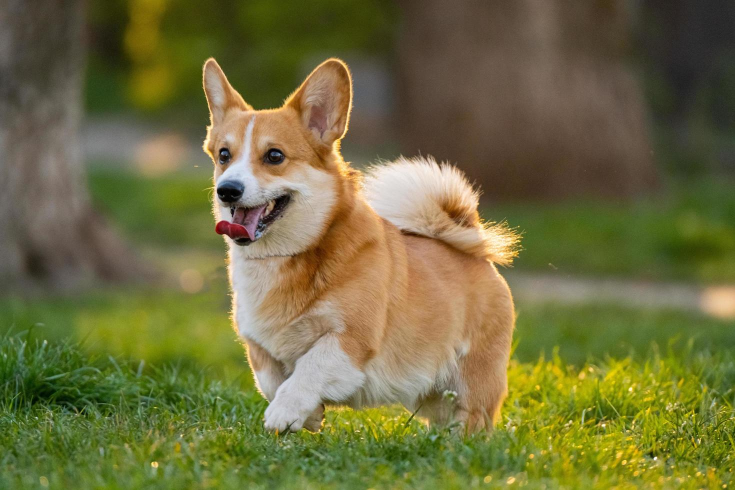
#> input picture data/dogs.jpg, 1470 x 980 px (shown at 1/2 size)
$ python 'edge detection.py'
#> lines starting #> are read from the running program, lines starting #| are printed output that depends on the picture; after the words box and inside, x2 and y2 are one past the last pixel; in counts of white or black regions, pixels touching at a corner belong together
import numpy as np
import os
import cv2

org = cv2.imread(os.path.join('.','data','dogs.jpg'))
#> org is the input picture: shape (980, 1470, 3); mean B, G, R 62, 109, 112
org = cv2.resize(org,(700,900))
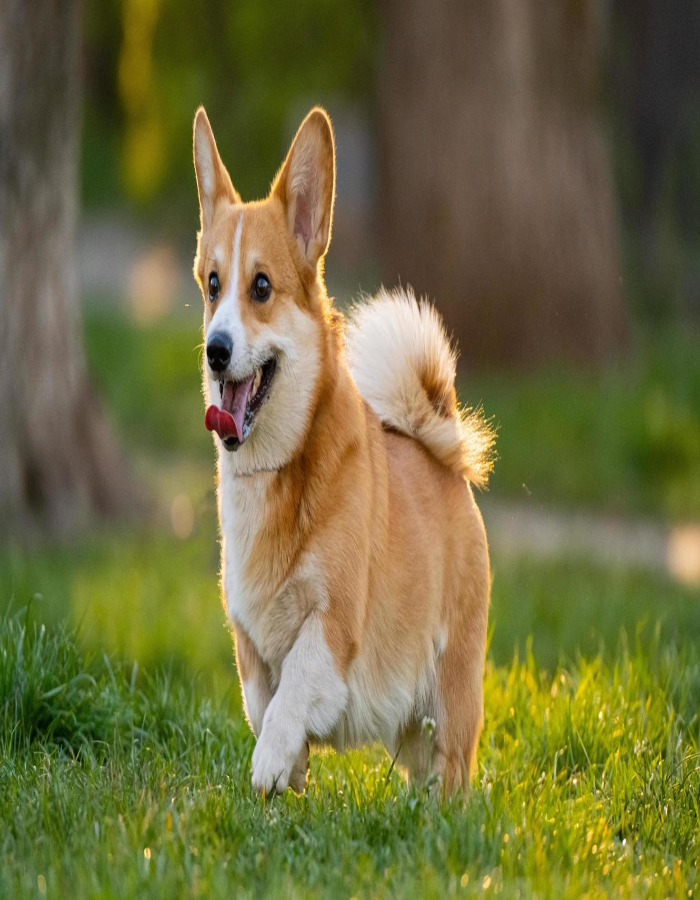
#> org: shape (900, 700, 3); mean B, G, R 61.9, 108.9, 111.9
edge = cv2.Canny(org,50,150)
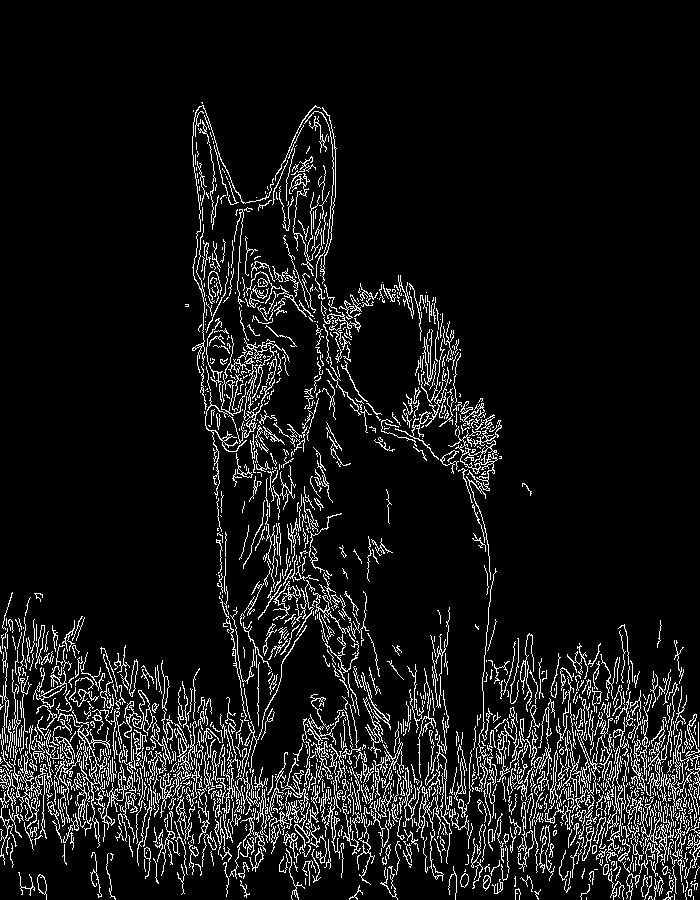
#> edge: shape (900, 700); 8.6% white in thin lines or dots, all inside (x1, y1, x2, y2) = (0, 102, 700, 900)
edge_d = cv2.dilate(edge,np.ones((5,5),dtype = np.int8))
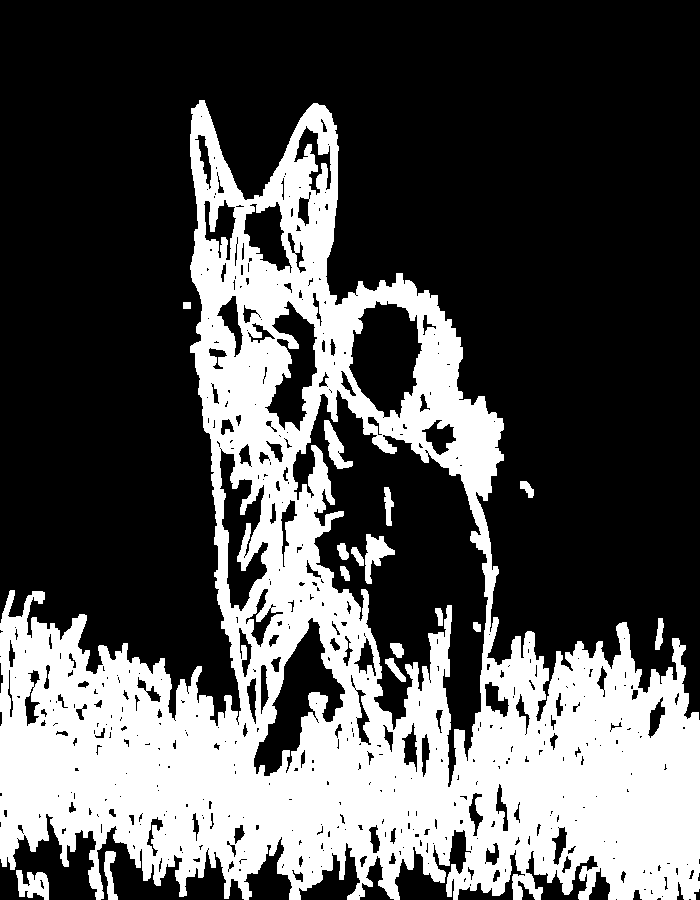
#> edge_d: shape (900, 700); 32.6% white; 16 white regions, largest, box (x1, y1, x2, y2) and area: (0, 100, 700, 900) 201346, (365, 534, 395, 584) 688, (16, 870, 49, 900) 653
edge_e = cv2.erode(edge,np.ones((1,1),dtype = np.int8))

cv2.imshow('original',org)
cv2.imshow('edge detected',edge)
cv2.waitKey(0)
cv2.imshow('edge detected',edge_d)
cv2.waitKey(0)
cv2.imshow('edge detected',edge_e)
